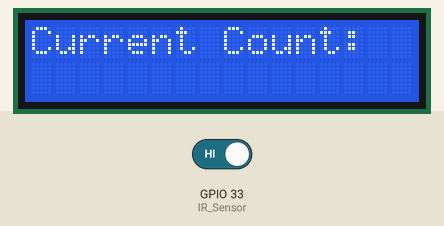
This program was run on a simulated ESP32. On the bench: 16×2 character LCD. The test bench sets the inputs (shaded band); at power-on: GPIO 33 (IR_Sensor) HIGH. What the program prints to the serial monitor is not drawn.

Above: at 0.1 s.
At 2.2 s:
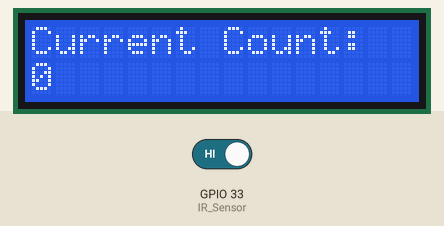
2.3 s: GPIO 33 (IR_Sensor) driven LOW
At 3.6 s:
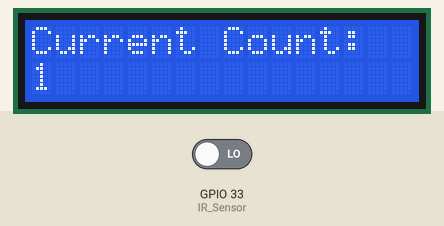
Timing chart, 0 to 3.7 s (numbered marks = the images above; inputs shaded):
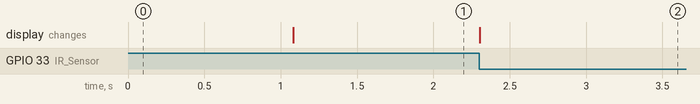

The program:

main.cpp
```cpp
/*
  Project: IR Sensor Counter
  Author: donsky
  For: www.donskytech.com
  Date: April 30, 2023
*/

#include <Arduino.h>
#include <LiquidCrystal_I2C.h>

const int IR_Sensor = 33;

volatile uint64_t count = 0;
volatile uint64_t currentCount = -1;

unsigned long currentTime = 0;
unsigned long lastReadTime = 0;
unsigned int intervalDelay = 1000;

void IRAM_ATTR isr()
{
  currentTime = millis();
  // IR Sensor is noisy so we add a debounce mechanism here
  if (currentTime - lastReadTime > intervalDelay)
  {
    count++;
    lastReadTime = currentTime;
  }
}

// set the LCD number of columns and rows
int lcdColumns = 16;
int lcdRows = 2;

// Check your I2C LCD Address
LiquidCrystal_I2C lcd(0x27, lcdColumns, lcdRows);

// Function to print to LCD
void printToLCD(const String &message, uint8_t column, uint8_t row, bool isClear)
{
  if (isClear)
  {
    lcd.clear();
  }
  // set cursor to  column,  row
  lcd.setCursor(column, row);
  if (message.length() == 0)
  {
    lcd.setCursor(0, 1);
    for (int n = 0; n < 16; n++)
    {
      lcd.print(" ");
    }
  }
  else
  {
    lcd.print(message);
  }
}

void setup()
{
  Serial.begin(115200);
  pinMode(IR_Sensor, INPUT);
  attachInterrupt(digitalPinToInterrupt(IR_Sensor), isr, FALLING);

  lcd.init();
  lcd.clear();
  lcd.backlight(); // Make sure backlight is on
  printToLCD("Current Count:", 0, 0, false);
  delay(1000);
}
void loop()
{
  Serial.printf("Count :: %lld\r\n", count);
  if (currentCount != count)
  {
    currentCount = count;
    char buffer[50];
    ltoa(count, buffer, 10);
    // Print a message to the LCD.
    printToLCD(buffer, 0, 1, false);
  }
}
```

Measured:
- after the input at 2.3 s, the display: changes at once (image 2)
